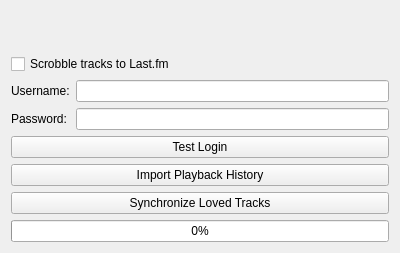
<?xml version="1.0" encoding="UTF-8"?>
<ui version="4.0">
 <class>LastFmConfig</class>
 <widget class="QWidget" name="LastFmConfig">
  <property name="geometry">
   <rect>
    <x>0</x>
    <y>0</y>
    <width>400</width>
    <height>253</height>
   </rect>
  </property>
  <property name="windowTitle">
   <string notr="true" extracomment="not translatable because not shown to the user">Form</string>
  </property>
  <layout class="QVBoxLayout" name="verticalLayout">
   <item>
    <widget class="QLabel" name="label">
     <property name="text">
      <string/>
     </property>
     <property name="pixmap">
      <pixmap>:/data/images/lastfm-icon.svg</pixmap>
     </property>
     <property name="alignment">
      <set>Qt::AlignCenter</set>
     </property>
    </widget>
   </item>
   <item>
    <layout class="QVBoxLayout" name="verticalLayout_2">
     <item>
      <widget class="QCheckBox" name="enable">
       <property name="layoutDirection">
        <enum>Qt::LeftToRight</enum>
       </property>
       <property name="text">
        <string>Scrobble tracks to Last.fm</string>
       </property>
      </widget>
     </item>
     <item>
      <layout class="QGridLayout" name="gridLayout_3">
       <item row="0" column="0">
        <widget class="QLabel" name="label_3">
         <property name="text">
          <string>Username:</string>
         </property>
        </widget>
       </item>
       <item row="0" column="1">
        <widget class="QLineEdit" name="username"/>
       </item>
       <item row="1" column="0">
        <widget class="QLabel" name="label_4">
         <property name="text">
          <string>Password:</string>
         </property>
        </widget>
       </item>
       <item row="1" column="1">
        <widget class="QLineEdit" name="password">
         <property name="echoMode">
          <enum>QLineEdit::Password</enum>
         </property>
        </widget>
       </item>
      </layout>
     </item>
     <item>
      <widget class="QPushButton" name="testLogin">
       <property name="text">
        <string>Test Login</string>
       </property>
      </widget>
     </item>
     <item>
      <widget class="QPushButton" name="importHistory">
       <property name="text">
        <string>Import Playback History</string>
       </property>
      </widget>
     </item>
     <item>
      <widget class="QPushButton" name="syncLovedTracks">
       <property name="text">
        <string>Synchronize Loved Tracks</string>
       </property>
      </widget>
     </item>
     <item>
      <widget class="QProgressBar" name="progressBar">
       <property name="value">
        <number>0</number>
       </property>
      </widget>
     </item>
    </layout>
   </item>
  </layout>
 </widget>
 <resources>
  <include location="../../../resources.qrc"/>
 </resources>
 <connections/>
</ui>
